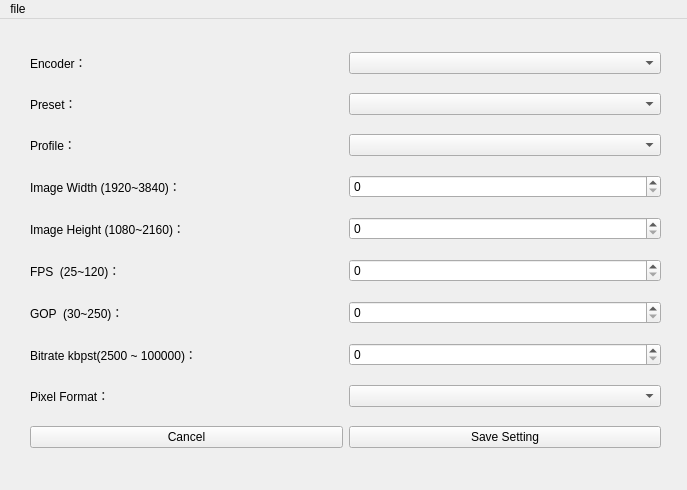
<?xml version="1.0" encoding="UTF-8"?>
<ui version="4.0">
 <class>EncoderSetting</class>
 <widget class="QMainWindow" name="EncoderSetting">
  <property name="geometry">
   <rect>
    <x>0</x>
    <y>0</y>
    <width>687</width>
    <height>490</height>
   </rect>
  </property>
  <property name="windowTitle">
   <string>Setting Encoding Parameters</string>
  </property>
  <widget class="QWidget" name="centralwidget">
   <widget class="QWidget" name="gridLayoutWidget">
    <property name="geometry">
     <rect>
      <x>20</x>
      <y>10</y>
      <width>651</width>
      <height>451</height>
     </rect>
    </property>
    <layout class="QGridLayout" name="MainLayout">
     <property name="leftMargin">
      <number>10</number>
     </property>
     <property name="topMargin">
      <number>10</number>
     </property>
     <property name="rightMargin">
      <number>10</number>
     </property>
     <property name="bottomMargin">
      <number>10</number>
     </property>
     <item row="2" column="1">
      <widget class="QComboBox" name="profileComboBox"/>
     </item>
     <item row="0" column="0">
      <widget class="QLabel" name="label">
       <property name="text">
        <string>Encoder：</string>
       </property>
      </widget>
     </item>
     <item row="9" column="0">
      <widget class="QPushButton" name="cancelBtn">
       <property name="text">
        <string>Cancel</string>
       </property>
      </widget>
     </item>
     <item row="6" column="1">
      <widget class="QSpinBox" name="gopSpinBox"/>
     </item>
     <item row="3" column="1">
      <widget class="QSpinBox" name="widthSpinBox"/>
     </item>
     <item row="2" column="0">
      <widget class="QLabel" name="label_3">
       <property name="text">
        <string>Profile：</string>
       </property>
      </widget>
     </item>
     <item row="1" column="0">
      <widget class="QLabel" name="label_2">
       <property name="text">
        <string>Preset：</string>
       </property>
      </widget>
     </item>
     <item row="3" column="0">
      <widget class="QLabel" name="label_4">
       <property name="text">
        <string>Image Width (1920~3840)：</string>
       </property>
      </widget>
     </item>
     <item row="5" column="1">
      <widget class="QSpinBox" name="fpsSpinBox"/>
     </item>
     <item row="5" column="0">
      <widget class="QLabel" name="label_6">
       <property name="text">
        <string>FPS  (25~120)：</string>
       </property>
      </widget>
     </item>
     <item row="9" column="1">
      <widget class="QPushButton" name="confirmBtn">
       <property name="text">
        <string>Save Setting</string>
       </property>
      </widget>
     </item>
     <item row="4" column="1">
      <widget class="QSpinBox" name="heightSpinBox"/>
     </item>
     <item row="6" column="0">
      <widget class="QLabel" name="label_7">
       <property name="text">
        <string>GOP  (30~250)：</string>
       </property>
      </widget>
     </item>
     <item row="0" column="1">
      <widget class="QComboBox" name="codecComboBox"/>
     </item>
     <item row="7" column="0">
      <widget class="QLabel" name="label_9">
       <property name="text">
        <string>Bitrate kbpst(2500 ~ 100000)：</string>
       </property>
      </widget>
     </item>
     <item row="1" column="1">
      <widget class="QComboBox" name="presetComboBox"/>
     </item>
     <item row="8" column="0">
      <widget class="QLabel" name="label_10">
       <property name="text">
        <string>Pixel Format：</string>
       </property>
      </widget>
     </item>
     <item row="4" column="0">
      <widget class="QLabel" name="label_5">
       <property name="text">
        <string>Image Height (1080~2160)：</string>
       </property>
      </widget>
     </item>
     <item row="8" column="1">
      <widget class="QComboBox" name="pixelFormatComboBox"/>
     </item>
     <item row="7" column="1">
      <widget class="QSpinBox" name="bitrateSpinBox"/>
     </item>
    </layout>
   </widget>
  </widget>
  <widget class="QMenuBar" name="menubar">
   <property name="geometry">
    <rect>
     <x>0</x>
     <y>0</y>
     <width>687</width>
     <height>21</height>
    </rect>
   </property>
   <widget class="QMenu" name="menufile">
    <property name="title">
     <string>file</string>
    </property>
    <addaction name="actionImport_Param"/>
    <addaction name="actionExport_Param"/>
    <addaction name="actionDefault_Param"/>
   </widget>
   <addaction name="menufile"/>
  </widget>
  <action name="actionImport_Param">
   <property name="text">
    <string>Import Param</string>
   </property>
  </action>
  <action name="actionExport_Param">
   <property name="text">
    <string>Export Param</string>
   </property>
  </action>
  <action name="actionDefault_Param">
   <property name="text">
    <string>Default Param</string>
   </property>
  </action>
 </widget>
 <resources/>
 <connections/>
</ui>
